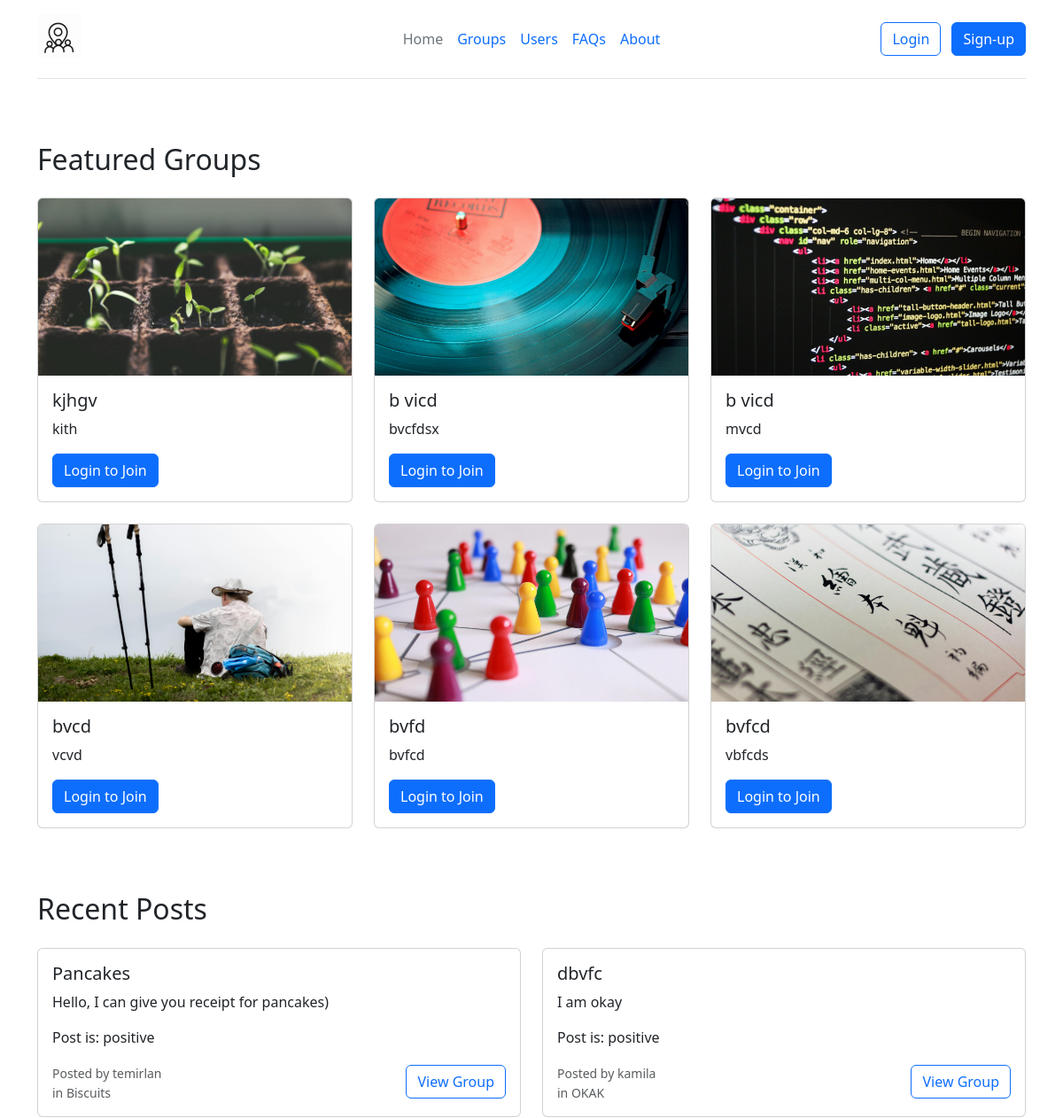
Before: / (upper part) with the older database file.
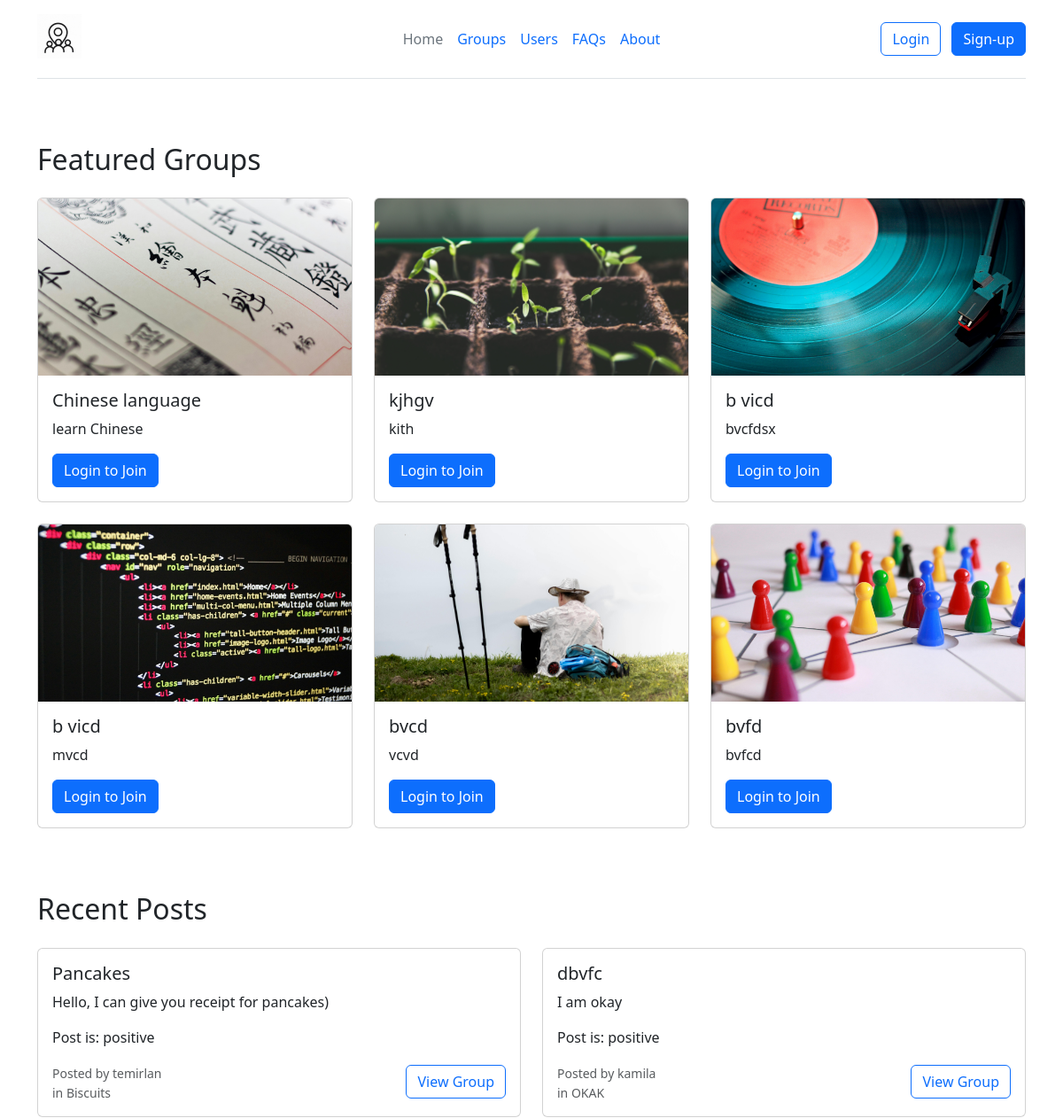
After: the same page with the newer database file.
### app.py (models this page shows, shortened)
class Group(db.Model):
    id = db.Column(db.Integer, primary_key=True)
    name = db.Column(db.String(100), nullable=False)
    description = db.Column(db.Text)
    admin_id = db.Column(db.Integer, db.ForeignKey('user.id'), nullable=False)
    image = db.Column(db.String(20), nullable=False, default='default.jpg')
    date_created = db.Column(db.DateTime, nullable=False, default=datetime.utcnow)
    posts = db.relationship('Post', backref='group', lazy=True)
    members = db.relationship('User', secondary=group_members, backref=db.backref('groups', lazy='dynamic'))

class Post(db.Model):
    id = db.Column(db.Integer, primary_key=True)
    title = db.Column(db.String(100), nullable=False)
    date_posted = db.Column(db.DateTime, nullable=False, default=datetime.utcnow)
    content = db.Column(db.Text, nullable=False)
    user_id = db.Column(db.Integer, db.ForeignKey('user.id'), nullable=False)
    group_id = db.Column(db.Integer, db.ForeignKey('group.id'), nullable=False)
    image = db.Column(db.String(20), nullable=False, default='default.jpg')
    sentimental = db.Column(db.String(100), default="neutral")

class User(db.Model):
    id = db.Column(db.Integer, primary_key=True)
    username = db.Column(db.String(20), unique=True, nullable=False)
    email = db.Column(db.String(256), unique=True, nullable=False)
    location = db.Column(db.String(20))
    image_profile = db.Column(db.String(20), nullable=False, default='default.jpg')
    password = db.Column(db.String(60), nullable=False)
    date_created = db.Column(db.DateTime, nullable=False, default=datetime.utcnow)
    posts = db.relationship('Post', backref='author', lazy=True)
    groups_admin = db.relationship('Group', backref='admin', lazy=True)

### app.py (the view)
@app.route('/')
def index():
    groups = Group.query.order_by(Group.date_created.desc()).limit(6).all()
    posts = Post.query.order_by(Post.date_posted.desc()).limit(8).all()
    return render_template('homepage.html', groups=groups, posts=posts)

### templates/homepage.html (shortened to what this page needs)
{% extends 'base.html' %}
{% block content %}
<div class="container py-5">
    <div class="row mb-5">
        <h2 class="mb-4">Featured Groups</h2>
        {% for group in groups %}
        <div class="col-md-4 mb-4">
            <div class="card h-100">
                <img src="/static/group_images/{{ group.image }}" class="card-img-top" alt="{{ group.name }}"
                     style="height: 200px; object-fit: cover;">
                <div class="card-body">
                    <h5 class="card-title">{{ group.name }}</h5>
                    <p class="card-text">{{ group.description }}</p>
                    {% if session.get('user_id') %}
                    <a href="{{ url_for('group_page', group_id=group.id) }}" class="btn btn-primary">View Group</a>
                    {% else %}
                    <a href="{{ url_for('login') }}" class="btn btn-primary">Login to Join</a>
                    {% endif %}
                </div>
            </div>
        </div>
        {% endfor %}
    </div>
    <div class="row">
        <h2 class="mb-4">Recent Posts</h2>
        {% for post in posts %}
        <div class="col-md-6 mb-4">
            <div class="card">
                <div class="card-body">
                    <h5 class="card-title">{{ post.title }}</h5>
                    <p class="card-text">{{ post.content }}</p>
                    <p class="card-text">Post is: {{ post.sentimental }}</p>
                    <div class="d-flex justify-content-between align-items-center">
                        <div>
                            <small class="text-muted">Posted by {{ post.author.username }}</small>
                            <small class="text-muted d-block">in {{ post.group.name }}</small>
                        </div>
                        <a href="{{ url_for('group_page', group_id=post.group_id) }}" class="btn btn-outline-primary">View Group</a>
                    </div>
                </div>
            </div>
        </div>
        {% endfor %}
    </div>
</div>
{% include 'footer.html'%}
{% endblock %}

Changed rows visible on the page:
no longer on this page (row unchanged): Group: image (picture), name "bvfcd", description "vbfcds"
added Group: image (picture), name "Chinese language", description "learn Chinese"
